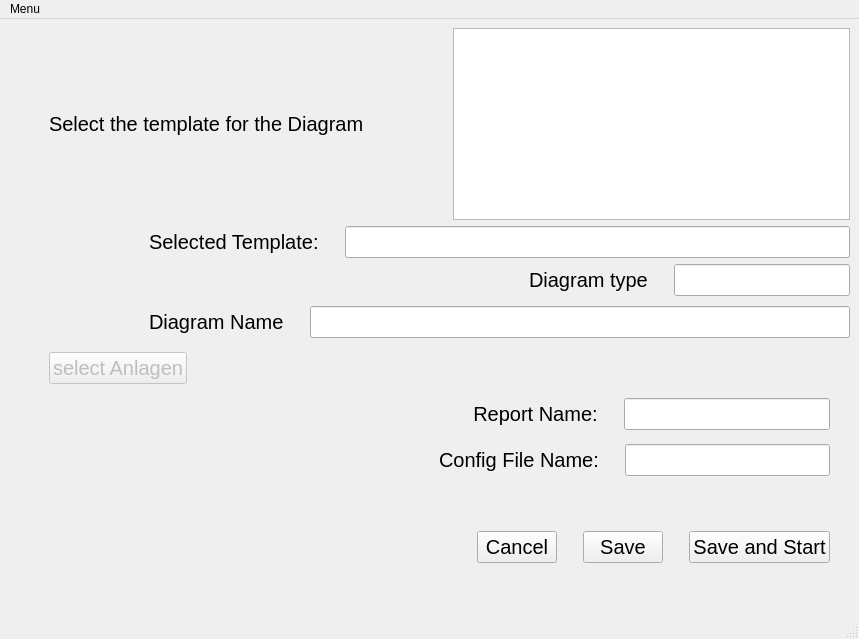
<?xml version="1.0" encoding="UTF-8"?>
<ui version="4.0">
 <class>MainWindow</class>
 <widget class="QMainWindow" name="MainWindow">
  <property name="enabled">
   <bool>true</bool>
  </property>
  <property name="geometry">
   <rect>
    <x>0</x>
    <y>0</y>
    <width>859</width>
    <height>639</height>
   </rect>
  </property>
  <property name="windowTitle">
   <string>Eneffco Diagram creator</string>
  </property>
  <widget class="QWidget" name="centralwidget">
   <layout class="QGridLayout" name="gridLayout">
    <item row="0" column="1">
     <layout class="QHBoxLayout" name="horizontalLayout_6">
      <item>
       <spacer name="verticalSpacer_7">
        <property name="orientation">
         <enum>Qt::Vertical</enum>
        </property>
        <property name="sizeType">
         <enum>QSizePolicy::Minimum</enum>
        </property>
        <property name="sizeHint" stdset="0">
         <size>
          <width>20</width>
          <height>40</height>
         </size>
        </property>
       </spacer>
      </item>
      <item>
       <widget class="QLabel" name="label">
        <property name="enabled">
         <bool>true</bool>
        </property>
        <property name="font">
         <font>
          <pointsize>15</pointsize>
         </font>
        </property>
        <property name="text">
         <string>Select the template for the Diagram</string>
        </property>
       </widget>
      </item>
      <item>
       <widget class="QListWidget" name="templates_list">
        <property name="sizePolicy">
         <sizepolicy hsizetype="Minimum" vsizetype="Minimum">
          <horstretch>0</horstretch>
          <verstretch>0</verstretch>
         </sizepolicy>
        </property>
        <property name="editTriggers">
         <set>QAbstractItemView::NoEditTriggers</set>
        </property>
       </widget>
      </item>
     </layout>
    </item>
    <item row="4" column="1">
     <layout class="QHBoxLayout" name="horizontalLayout_9">
      <item>
       <spacer name="horizontalSpacer_4">
        <property name="orientation">
         <enum>Qt::Horizontal</enum>
        </property>
        <property name="sizeType">
         <enum>QSizePolicy::Minimum</enum>
        </property>
        <property name="sizeHint" stdset="0">
         <size>
          <width>40</width>
          <height>20</height>
         </size>
        </property>
       </spacer>
      </item>
      <item>
       <spacer name="horizontalSpacer_14">
        <property name="orientation">
         <enum>Qt::Horizontal</enum>
        </property>
        <property name="sizeType">
         <enum>QSizePolicy::Minimum</enum>
        </property>
        <property name="sizeHint" stdset="0">
         <size>
          <width>40</width>
          <height>20</height>
         </size>
        </property>
       </spacer>
      </item>
      <item>
       <spacer name="horizontalSpacer_21">
        <property name="orientation">
         <enum>Qt::Horizontal</enum>
        </property>
        <property name="sizeType">
         <enum>QSizePolicy::Minimum</enum>
        </property>
        <property name="sizeHint" stdset="0">
         <size>
          <width>40</width>
          <height>20</height>
         </size>
        </property>
       </spacer>
      </item>
      <item>
       <widget class="QLabel" name="label_4">
        <property name="font">
         <font>
          <pointsize>15</pointsize>
         </font>
        </property>
        <property name="text">
         <string>Diagram Name</string>
        </property>
       </widget>
      </item>
      <item>
       <spacer name="verticalSpacer_13">
        <property name="orientation">
         <enum>Qt::Vertical</enum>
        </property>
        <property name="sizeType">
         <enum>QSizePolicy::Minimum</enum>
        </property>
        <property name="sizeHint" stdset="0">
         <size>
          <width>20</width>
          <height>40</height>
         </size>
        </property>
       </spacer>
      </item>
      <item>
       <widget class="QLineEdit" name="diagram_name_edit">
        <property name="font">
         <font>
          <pointsize>15</pointsize>
         </font>
        </property>
       </widget>
      </item>
     </layout>
    </item>
    <item row="3" column="1">
     <layout class="QHBoxLayout" name="horizontalLayout_8">
      <item>
       <spacer name="horizontalSpacer_19">
        <property name="orientation">
         <enum>Qt::Horizontal</enum>
        </property>
        <property name="sizeHint" stdset="0">
         <size>
          <width>40</width>
          <height>20</height>
         </size>
        </property>
       </spacer>
      </item>
      <item>
       <spacer name="horizontalSpacer_18">
        <property name="orientation">
         <enum>Qt::Horizontal</enum>
        </property>
        <property name="sizeHint" stdset="0">
         <size>
          <width>40</width>
          <height>20</height>
         </size>
        </property>
       </spacer>
      </item>
      <item>
       <spacer name="horizontalSpacer_17">
        <property name="orientation">
         <enum>Qt::Horizontal</enum>
        </property>
        <property name="sizeHint" stdset="0">
         <size>
          <width>40</width>
          <height>20</height>
         </size>
        </property>
       </spacer>
      </item>
      <item>
       <spacer name="horizontalSpacer_15">
        <property name="orientation">
         <enum>Qt::Horizontal</enum>
        </property>
        <property name="sizeHint" stdset="0">
         <size>
          <width>40</width>
          <height>20</height>
         </size>
        </property>
       </spacer>
      </item>
      <item>
       <widget class="QLabel" name="label_3">
        <property name="font">
         <font>
          <pointsize>15</pointsize>
         </font>
        </property>
        <property name="text">
         <string>Diagram type</string>
        </property>
       </widget>
      </item>
      <item>
       <spacer name="verticalSpacer_8">
        <property name="orientation">
         <enum>Qt::Vertical</enum>
        </property>
        <property name="sizeType">
         <enum>QSizePolicy::Maximum</enum>
        </property>
        <property name="sizeHint" stdset="0">
         <size>
          <width>20</width>
          <height>40</height>
         </size>
        </property>
       </spacer>
      </item>
      <item>
       <widget class="QLineEdit" name="diagram_type_edit">
        <property name="font">
         <font>
          <pointsize>15</pointsize>
         </font>
        </property>
        <property name="readOnly">
         <bool>true</bool>
        </property>
       </widget>
      </item>
     </layout>
    </item>
    <item row="5" column="1">
     <layout class="QHBoxLayout" name="horizontalLayout_5">
      <item>
       <spacer name="verticalSpacer_5">
        <property name="orientation">
         <enum>Qt::Vertical</enum>
        </property>
        <property name="sizeType">
         <enum>QSizePolicy::Minimum</enum>
        </property>
        <property name="sizeHint" stdset="0">
         <size>
          <width>20</width>
          <height>40</height>
         </size>
        </property>
       </spacer>
      </item>
      <item>
       <widget class="QPushButton" name="select_plants_button">
        <property name="enabled">
         <bool>false</bool>
        </property>
        <property name="font">
         <font>
          <pointsize>15</pointsize>
         </font>
        </property>
        <property name="text">
         <string>select Anlagen</string>
        </property>
       </widget>
      </item>
      <item>
       <spacer name="horizontalSpacer_16">
        <property name="orientation">
         <enum>Qt::Horizontal</enum>
        </property>
        <property name="sizeHint" stdset="0">
         <size>
          <width>40</width>
          <height>20</height>
         </size>
        </property>
       </spacer>
      </item>
     </layout>
    </item>
    <item row="1" column="1">
     <layout class="QHBoxLayout" name="horizontalLayout_7">
      <item>
       <spacer name="horizontalSpacer_28">
        <property name="orientation">
         <enum>Qt::Horizontal</enum>
        </property>
        <property name="sizeType">
         <enum>QSizePolicy::Minimum</enum>
        </property>
        <property name="sizeHint" stdset="0">
         <size>
          <width>40</width>
          <height>20</height>
         </size>
        </property>
       </spacer>
      </item>
      <item>
       <spacer name="horizontalSpacer_27">
        <property name="orientation">
         <enum>Qt::Horizontal</enum>
        </property>
        <property name="sizeType">
         <enum>QSizePolicy::Minimum</enum>
        </property>
        <property name="sizeHint" stdset="0">
         <size>
          <width>40</width>
          <height>20</height>
         </size>
        </property>
       </spacer>
      </item>
      <item>
       <spacer name="horizontalSpacer_26">
        <property name="orientation">
         <enum>Qt::Horizontal</enum>
        </property>
        <property name="sizeType">
         <enum>QSizePolicy::Minimum</enum>
        </property>
        <property name="sizeHint" stdset="0">
         <size>
          <width>40</width>
          <height>20</height>
         </size>
        </property>
       </spacer>
      </item>
      <item>
       <widget class="QLabel" name="label_2">
        <property name="font">
         <font>
          <pointsize>15</pointsize>
         </font>
        </property>
        <property name="text">
         <string>Selected Template:</string>
        </property>
       </widget>
      </item>
      <item>
       <spacer name="verticalSpacer_9">
        <property name="orientation">
         <enum>Qt::Vertical</enum>
        </property>
        <property name="sizeType">
         <enum>QSizePolicy::Maximum</enum>
        </property>
        <property name="sizeHint" stdset="0">
         <size>
          <width>20</width>
          <height>40</height>
         </size>
        </property>
       </spacer>
      </item>
      <item>
       <widget class="QLineEdit" name="selected_template_edit">
        <property name="font">
         <font>
          <pointsize>15</pointsize>
         </font>
        </property>
        <property name="readOnly">
         <bool>true</bool>
        </property>
       </widget>
      </item>
     </layout>
    </item>
    <item row="19" column="1">
     <layout class="QHBoxLayout" name="horizontalLayout_2">
      <item>
       <spacer name="horizontalSpacer_2">
        <property name="orientation">
         <enum>Qt::Horizontal</enum>
        </property>
        <property name="sizeHint" stdset="0">
         <size>
          <width>40</width>
          <height>20</height>
         </size>
        </property>
       </spacer>
      </item>
      <item>
       <spacer name="horizontalSpacer_8">
        <property name="orientation">
         <enum>Qt::Horizontal</enum>
        </property>
        <property name="sizeHint" stdset="0">
         <size>
          <width>40</width>
          <height>20</height>
         </size>
        </property>
       </spacer>
      </item>
      <item>
       <spacer name="horizontalSpacer_11">
        <property name="orientation">
         <enum>Qt::Horizontal</enum>
        </property>
        <property name="sizeHint" stdset="0">
         <size>
          <width>40</width>
          <height>20</height>
         </size>
        </property>
       </spacer>
      </item>
      <item>
       <spacer name="horizontalSpacer_10">
        <property name="orientation">
         <enum>Qt::Horizontal</enum>
        </property>
        <property name="sizeHint" stdset="0">
         <size>
          <width>40</width>
          <height>20</height>
         </size>
        </property>
       </spacer>
      </item>
      <item>
       <spacer name="horizontalSpacer_9">
        <property name="orientation">
         <enum>Qt::Horizontal</enum>
        </property>
        <property name="sizeHint" stdset="0">
         <size>
          <width>40</width>
          <height>20</height>
         </size>
        </property>
       </spacer>
      </item>
      <item>
       <spacer name="horizontalSpacer_7">
        <property name="orientation">
         <enum>Qt::Horizontal</enum>
        </property>
        <property name="sizeHint" stdset="0">
         <size>
          <width>40</width>
          <height>20</height>
         </size>
        </property>
       </spacer>
      </item>
      <item>
       <spacer name="horizontalSpacer_6">
        <property name="orientation">
         <enum>Qt::Horizontal</enum>
        </property>
        <property name="sizeHint" stdset="0">
         <size>
          <width>40</width>
          <height>20</height>
         </size>
        </property>
       </spacer>
      </item>
      <item>
       <spacer name="horizontalSpacer_5">
        <property name="orientation">
         <enum>Qt::Horizontal</enum>
        </property>
        <property name="sizeHint" stdset="0">
         <size>
          <width>40</width>
          <height>20</height>
         </size>
        </property>
       </spacer>
      </item>
      <item>
       <spacer name="horizontalSpacer_12">
        <property name="orientation">
         <enum>Qt::Horizontal</enum>
        </property>
        <property name="sizeHint" stdset="0">
         <size>
          <width>40</width>
          <height>20</height>
         </size>
        </property>
       </spacer>
      </item>
      <item>
       <widget class="QPushButton" name="cancel_button">
        <property name="font">
         <font>
          <pointsize>15</pointsize>
         </font>
        </property>
        <property name="text">
         <string>Cancel</string>
        </property>
       </widget>
      </item>
      <item>
       <spacer name="verticalSpacer_14">
        <property name="orientation">
         <enum>Qt::Vertical</enum>
        </property>
        <property name="sizeHint" stdset="0">
         <size>
          <width>20</width>
          <height>40</height>
         </size>
        </property>
       </spacer>
      </item>
      <item>
       <widget class="QPushButton" name="save_button">
        <property name="font">
         <font>
          <pointsize>15</pointsize>
         </font>
        </property>
        <property name="text">
         <string>Save</string>
        </property>
       </widget>
      </item>
      <item>
       <spacer name="verticalSpacer_3">
        <property name="orientation">
         <enum>Qt::Vertical</enum>
        </property>
        <property name="sizeType">
         <enum>QSizePolicy::Minimum</enum>
        </property>
        <property name="sizeHint" stdset="0">
         <size>
          <width>20</width>
          <height>40</height>
         </size>
        </property>
       </spacer>
      </item>
      <item>
       <widget class="QPushButton" name="save_and_start_button">
        <property name="font">
         <font>
          <pointsize>15</pointsize>
         </font>
        </property>
        <property name="text">
         <string>Save and Start</string>
        </property>
       </widget>
      </item>
      <item>
       <spacer name="verticalSpacer_4">
        <property name="orientation">
         <enum>Qt::Vertical</enum>
        </property>
        <property name="sizeType">
         <enum>QSizePolicy::Minimum</enum>
        </property>
        <property name="sizeHint" stdset="0">
         <size>
          <width>20</width>
          <height>40</height>
         </size>
        </property>
       </spacer>
      </item>
     </layout>
    </item>
    <item row="6" column="1">
     <layout class="QHBoxLayout" name="horizontalLayout_4">
      <item>
       <spacer name="horizontalSpacer_24">
        <property name="orientation">
         <enum>Qt::Horizontal</enum>
        </property>
        <property name="sizeHint" stdset="0">
         <size>
          <width>40</width>
          <height>20</height>
         </size>
        </property>
       </spacer>
      </item>
      <item>
       <spacer name="horizontalSpacer_3">
        <property name="orientation">
         <enum>Qt::Horizontal</enum>
        </property>
        <property name="sizeHint" stdset="0">
         <size>
          <width>40</width>
          <height>20</height>
         </size>
        </property>
       </spacer>
      </item>
      <item>
       <widget class="QLabel" name="report_name_label">
        <property name="font">
         <font>
          <pointsize>15</pointsize>
         </font>
        </property>
        <property name="text">
         <string>      Report Name:</string>
        </property>
       </widget>
      </item>
      <item>
       <spacer name="verticalSpacer">
        <property name="orientation">
         <enum>Qt::Vertical</enum>
        </property>
        <property name="sizeType">
         <enum>QSizePolicy::Minimum</enum>
        </property>
        <property name="sizeHint" stdset="0">
         <size>
          <width>20</width>
          <height>40</height>
         </size>
        </property>
       </spacer>
      </item>
      <item>
       <widget class="QLineEdit" name="report_name_edit">
        <property name="font">
         <font>
          <pointsize>15</pointsize>
         </font>
        </property>
       </widget>
      </item>
      <item>
       <spacer name="verticalSpacer_10">
        <property name="orientation">
         <enum>Qt::Vertical</enum>
        </property>
        <property name="sizeType">
         <enum>QSizePolicy::Maximum</enum>
        </property>
        <property name="sizeHint" stdset="0">
         <size>
          <width>20</width>
          <height>40</height>
         </size>
        </property>
       </spacer>
      </item>
     </layout>
    </item>
    <item row="0" column="0">
     <spacer name="verticalSpacer_12">
      <property name="orientation">
       <enum>Qt::Vertical</enum>
      </property>
      <property name="sizeHint" stdset="0">
       <size>
        <width>20</width>
        <height>40</height>
       </size>
      </property>
     </spacer>
    </item>
    <item row="17" column="1">
     <layout class="QHBoxLayout" name="horizontalLayout_3">
      <item>
       <spacer name="horizontalSpacer_23">
        <property name="orientation">
         <enum>Qt::Horizontal</enum>
        </property>
        <property name="sizeHint" stdset="0">
         <size>
          <width>40</width>
          <height>20</height>
         </size>
        </property>
       </spacer>
      </item>
      <item>
       <spacer name="horizontalSpacer_22">
        <property name="orientation">
         <enum>Qt::Horizontal</enum>
        </property>
        <property name="sizeHint" stdset="0">
         <size>
          <width>40</width>
          <height>20</height>
         </size>
        </property>
       </spacer>
      </item>
      <item>
       <widget class="QLabel" name="config_file_name_label">
        <property name="font">
         <font>
          <pointsize>15</pointsize>
         </font>
        </property>
        <property name="text">
         <string>Config File Name:</string>
        </property>
       </widget>
      </item>
      <item>
       <spacer name="verticalSpacer_2">
        <property name="orientation">
         <enum>Qt::Vertical</enum>
        </property>
        <property name="sizeType">
         <enum>QSizePolicy::Minimum</enum>
        </property>
        <property name="sizeHint" stdset="0">
         <size>
          <width>20</width>
          <height>40</height>
         </size>
        </property>
       </spacer>
      </item>
      <item>
       <widget class="QLineEdit" name="config_file_name_edit">
        <property name="font">
         <font>
          <pointsize>15</pointsize>
         </font>
        </property>
       </widget>
      </item>
      <item>
       <spacer name="verticalSpacer_11">
        <property name="orientation">
         <enum>Qt::Vertical</enum>
        </property>
        <property name="sizeType">
         <enum>QSizePolicy::Maximum</enum>
        </property>
        <property name="sizeHint" stdset="0">
         <size>
          <width>20</width>
          <height>40</height>
         </size>
        </property>
       </spacer>
      </item>
     </layout>
    </item>
   </layout>
  </widget>
  <widget class="QMenuBar" name="menubar">
   <property name="geometry">
    <rect>
     <x>0</x>
     <y>0</y>
     <width>859</width>
     <height>26</height>
    </rect>
   </property>
   <widget class="QMenu" name="menuMenu">
    <property name="title">
     <string>Menu</string>
    </property>
    <addaction name="actionQuit"/>
   </widget>
   <addaction name="menuMenu"/>
  </widget>
  <widget class="QStatusBar" name="statusbar"/>
  <action name="actionQuit">
   <property name="text">
    <string>Quit</string>
   </property>
  </action>
 </widget>
 <resources/>
 <connections/>
</ui>
